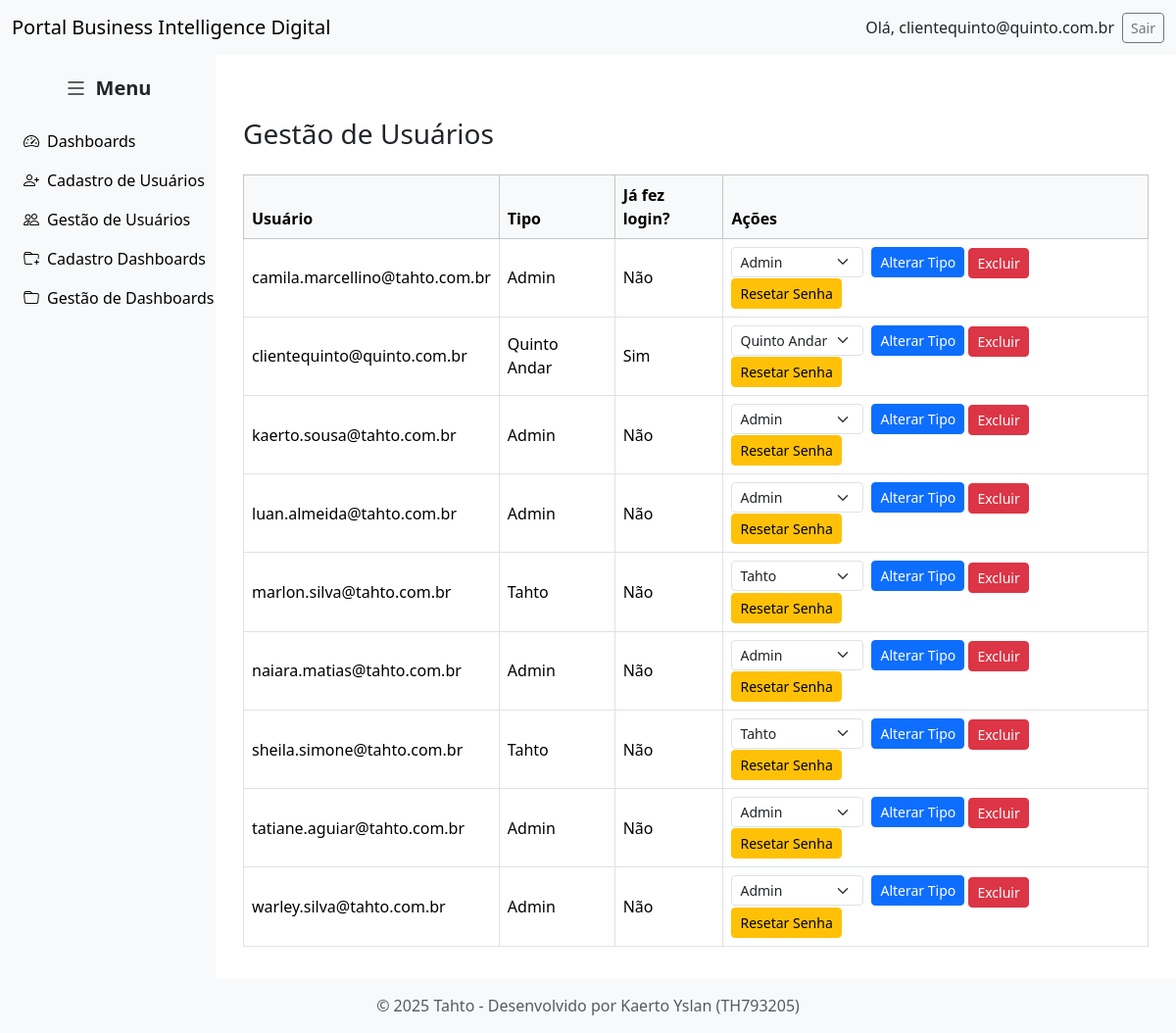
/gestao_usuarios (signed in), run on the app's committed database.
### tables this page shows
CREATE TABLE users (
	id INTEGER PRIMARY KEY AUTOINCREMENT,
	username TEXT NOT NULL,
	password_hash TEXT NOT NULL,
	tipo INTEGER
, first_login INTEGER DEFAULT 1);

CREATE TABLE tipo_usuario (
	classe TEXT NOT NULL
, tipo INTEGER);

### views.py (the view)
@app.route("/gestao_usuarios")
def gestao_usuarios():
    conn = get_db_connection()
    usuarios = conn.execute("""
        SELECT a.id, a.username, a.tipo, b.classe AS tipo_nome,
               CASE WHEN a.first_login = 1 THEN 'Não' ELSE 'Sim' END AS ja_fez_login
        FROM users a
        LEFT JOIN tipo_usuario b ON a.tipo = b.tipo
        where a.username <> 'admin'
        order by "username"
    """).fetchall()
    conn.close()
    conn = get_db_connection()
    tipos = conn.execute("SELECT tipo, classe FROM tipo_usuario").fetchall()
    conn.close()
    usuarios = [dict(u) for u in usuarios]
    tipos = [(t['tipo'], t['classe']) for t in tipos]
    return render_template("gestao_usuarios.html", usuarios=usuarios, tipos=tipos)

### main.py (called while the page is built)
def get_db_connection():
    conn = sqlite3.connect(DB_PATH)
    conn.row_factory = sqlite3.Row
    return conn

def find_user_by_id(user_id):
    with get_db_connection() as conn:
        row = conn.execute(
            "SELECT id, username, password_hash, tipo, first_login FROM users WHERE id = ?",
            (user_id,)
        ).fetchone()
        if row:
            return User(row["id"], row["username"], row["password_hash"], row["tipo"], row["first_login"])
        return None

@login_manager.user_loader
def load_user(user_id):
    return find_user_by_id(user_id)

### views.py (called while the page is built)
@app.before_request
def force_first_login():
    if current_user.is_authenticated:
        endpoint = request.endpoint or ""
        if current_user.first_login == 1 and endpoint not in (
            "logout", "login", "change_password_first_time", "static"
        ):
            return redirect(url_for("change_password_first_time"))

### templates/gestao_usuarios.html (shortened to what this page needs)
{% extends "base_admin.html" %}
{% block content %}
<div class="container mt-5">
    <h3 class="mb-4">Gestão de Usuários</h3>
    <table class="table table-bordered table-hover align-middle">
        <thead class="table-light">
            <tr>
                <th>Usuário</th>
                <th>Tipo</th>
                <th>Já fez login?</th>
                <th>Ações</th>
            </tr>
        </thead>
        <tbody>
            {% if usuarios %}
                {% for user in usuarios %}
                <tr>
                    <td>{{ user.username }}</td>
                    <td>{{ user.tipo_nome }}</td>
                    <td>{{ user.ja_fez_login }}</td>
                    <td>
                        <form method="post" action="{{ url_for('alterar_tipo', user_id=user.id) }}" class="d-inline-flex align-items-center">
                            <select name="novo_tipo" class="form-select form-select-sm me-2" style="width: auto;" required>
                                {% for tipo, classe in tipos %}
                                    <option value="{{ tipo }}" {% if tipo == user.tipo %}selected{% endif %}>{{ classe }}</option>
                                {% endfor %}
                            </select>
                            <button type="submit" class="btn btn-primary btn-sm">Alterar Tipo</button>
                        </form>
                        <form method="post" action="{{ url_for('excluir_usuario', user_id=user.id) }}" class="d-inline mb-1">
                            <button type="submit" class="btn btn-danger btn-sm" onclick="return confirm('Tem certeza que deseja excluir este usuário?');">Excluir</button>
                        </form>
                        <form method="post" action="{{ url_for('resetar_senha', user_id=user.id) }}" class="d-inline">
                            <button type="submit" class="btn btn-warning btn-sm">Resetar Senha</button>
                        </form>
                    </td>
                </tr>
                {% endfor %}
            {% else %}
                <tr>
                    <td colspan="4" class="text-center">Nenhum usuário carregado</td>
                </tr>
            {% endif %}
        </tbody>
    </table>
</div>
{% endblock %}

### templates/base_admin.html (shortened to what this page needs)
<!doctype html>
<html lang="pt-br">
<head>
  <link href="https://cdn.jsdelivr.net/npm/bootstrap@5.3.2/dist/css/bootstrap.min.css" rel="stylesheet">
  <link href="https://cdn.jsdelivr.net/npm/bootstrap-icons@1.11.1/font/bootstrap-icons.css" rel="stylesheet">
</head>
<body>
  <nav class="navbar navbar-expand-lg navbar-light bg-light">
    <div class="container-fluid d-flex justify-content-between align-items-center">
      <a class="navbar-brand mb-0" href="{{ url_for('index') }}">
        Portal Business Intelligence Digital
      </a>
      {% if current_user.is_authenticated %}
        <div class="d-flex align-items-center">
          <span class="me-2">Olá, {{ current_user.username }}</span>
          <a class="btn btn-sm btn-outline-secondary" href="{{ url_for('logout') }}">Sair</a>
        </div>
      {% endif %}
    </div>
  </nav>
  <div class="container-fluid content-wrapper">
    {% if current_user.is_authenticated %}
      <div class="sidebar" id="sidebar">
        <div class="sidebar-toggle" id="toggleBtn">
          <i class="bi bi-list"></i>
          <span>Menu</span>
        </div>
        <a href="{{ url_for('homepage') }}"><i class="bi bi-speedometer2"></i> <span>Dashboards</span></a>
        <a href="{{ url_for('register') }}"><i class="bi bi-person-plus"></i> <span>Cadastro de Usuários</span></a>
        <a href="{{ url_for('gestao_usuarios') }}"><i class="bi bi-people"></i> <span>Gestão de Usuários</span></a>
        <a href="{{ url_for('register_dashboard') }}"><i class="bi bi-folder-plus"></i> <span>Cadastro Dashboards</span></a>
        <a href="{{ url_for('gestao_dashboards') }}"><i class="bi bi-folder"></i> <span>Gestão de Dashboards</span></a>
      </div>
    {% endif %}
    <div class="main-content" id="mainContent">
      {% block content %}{% endblock %}
    </div>
  </div>
  <footer class="bg-light text-center text-muted py-3">
    <div class="container">
      © 2025 Tahto - Desenvolvido por Kaerto Yslan (TH793205)
    </div>
  </footer>
</body>
</html>

### templates/base_admin.html (style rules this page uses)
html, body { height: 100%; margin: 0; padding: 0; }
body { display: flex; flex-direction: column; }
.navbar { flex-shrink: 0; margin: 0; border-radius: 0; }
.content-wrapper { flex: 1; display: flex; margin: 0; padding: 0; transition: all 0.3s ease; }
.sidebar { width: 220px; background-color: #f8f9fa; padding: 1rem; display: flex; flex-direction: column; transition: width 0.3s; overflow: hidden; }
.sidebar-toggle { display: flex; align-items: center; justify-content: center; cursor: pointer; margin-bottom: 1rem; }
.sidebar-toggle i { font-size: 1.5rem; margin-right: 0.5rem; }
.sidebar-toggle span { font-size: 1.25rem; font-weight: bold; }
.sidebar a { display: flex; align-items: center; gap: 0.5rem; padding: 0.5rem; text-align: left; color: #000; text-decoration: none; white-space: nowrap; border-radius: 0.25rem; }
.main-content { flex: 1; padding: 1rem; transition: margin-left 0.3s; }
footer { margin: 0; border-radius: 0; }

### data on the page
users: username "clientequinto@quinto.com.br", tipo_nome "Quinto Andar", ja_fez_login "Sim", novo_tipo "Quinto Andar"
users: username "camila.marcellino@tahto.com.br", tipo_nome "Admin", ja_fez_login "Não", novo_tipo "Admin"
users: username "kaerto.sousa@tahto.com.br", tipo_nome "Admin", ja_fez_login "Não", novo_tipo "Admin"
users: username "luan.almeida@tahto.com.br", tipo_nome "Admin", ja_fez_login "Não", novo_tipo "Admin"
users: username "marlon.silva@tahto.com.br", tipo_nome "Tahto", ja_fez_login "Não", novo_tipo "Tahto"
users: username "naiara.matias@tahto.com.br", tipo_nome "Admin", ja_fez_login "Não", novo_tipo "Admin"
users: username "sheila.simone@tahto.com.br", tipo_nome "Tahto", ja_fez_login "Não", novo_tipo "Tahto"
users: username "tatiane.aguiar@tahto.com.br", tipo_nome "Admin", ja_fez_login "Não", novo_tipo "Admin"
users: username "warley.silva@tahto.com.br", tipo_nome "Admin", ja_fez_login "Não", novo_tipo "Admin"
